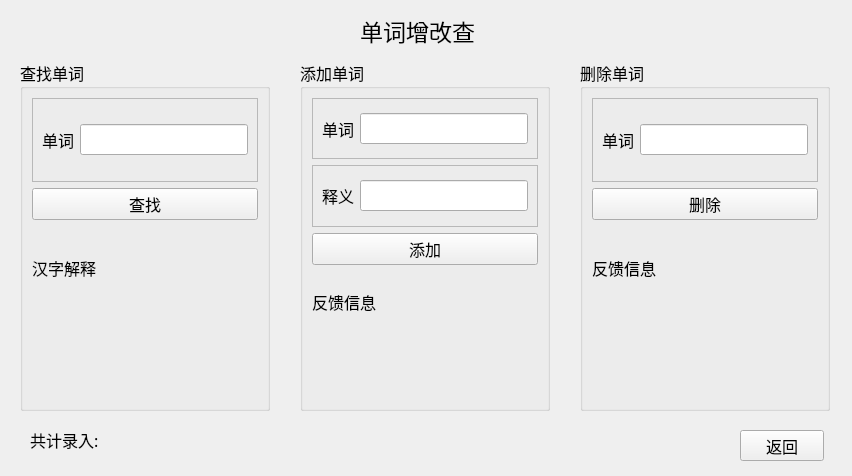
<?xml version="1.0" encoding="UTF-8"?>
<ui version="4.0">
 <class>Form3</class>
 <widget class="QWidget" name="Form3">
  <property name="geometry">
   <rect>
    <x>0</x>
    <y>0</y>
    <width>852</width>
    <height>476</height>
   </rect>
  </property>
  <property name="font">
   <font>
    <family>微软雅黑</family>
    <pointsize>12</pointsize>
   </font>
  </property>
  <property name="windowTitle">
   <string>Form</string>
  </property>
  <widget class="QPushButton" name="pushButton_4">
   <property name="geometry">
    <rect>
     <x>740</x>
     <y>430</y>
     <width>84</width>
     <height>31</height>
    </rect>
   </property>
   <property name="text">
    <string>返回</string>
   </property>
  </widget>
  <widget class="QLabel" name="label_11">
   <property name="geometry">
    <rect>
     <x>30</x>
     <y>430</y>
     <width>91</width>
     <height>20</height>
    </rect>
   </property>
   <property name="text">
    <string>共计录入:</string>
   </property>
  </widget>
  <widget class="QGroupBox" name="groupBox">
   <property name="geometry">
    <rect>
     <x>20</x>
     <y>60</y>
     <width>250</width>
     <height>351</height>
    </rect>
   </property>
   <property name="title">
    <string>查找单词</string>
   </property>
   <layout class="QVBoxLayout" name="verticalLayout">
    <item>
     <widget class="QFrame" name="frame">
      <property name="frameShape">
       <enum>QFrame::StyledPanel</enum>
      </property>
      <property name="frameShadow">
       <enum>QFrame::Raised</enum>
      </property>
      <layout class="QHBoxLayout" name="horizontalLayout">
       <item>
        <widget class="QLabel" name="label_7">
         <property name="text">
          <string>单词</string>
         </property>
        </widget>
       </item>
       <item>
        <widget class="QLineEdit" name="lineEdit"/>
       </item>
      </layout>
     </widget>
    </item>
    <item>
     <widget class="QPushButton" name="pushButton">
      <property name="text">
       <string>查找</string>
      </property>
     </widget>
    </item>
    <item>
     <widget class="QLabel" name="label_2">
      <property name="text">
       <string>汉字解释</string>
      </property>
     </widget>
    </item>
    <item>
     <widget class="QLabel" name="label_3">
      <property name="text">
       <string/>
      </property>
     </widget>
    </item>
   </layout>
  </widget>
  <widget class="QGroupBox" name="groupBox_3">
   <property name="geometry">
    <rect>
     <x>580</x>
     <y>60</y>
     <width>250</width>
     <height>351</height>
    </rect>
   </property>
   <property name="title">
    <string>删除单词</string>
   </property>
   <layout class="QVBoxLayout" name="verticalLayout_3">
    <item>
     <widget class="QFrame" name="frame_4">
      <property name="frameShape">
       <enum>QFrame::StyledPanel</enum>
      </property>
      <property name="frameShadow">
       <enum>QFrame::Raised</enum>
      </property>
      <layout class="QHBoxLayout" name="horizontalLayout_4">
       <item>
        <widget class="QLabel" name="label_10">
         <property name="text">
          <string>单词</string>
         </property>
        </widget>
       </item>
       <item>
        <widget class="QLineEdit" name="lineEdit_3"/>
       </item>
      </layout>
     </widget>
    </item>
    <item>
     <widget class="QPushButton" name="pushButton_3">
      <property name="text">
       <string>删除</string>
      </property>
     </widget>
    </item>
    <item>
     <widget class="QLabel" name="label_5">
      <property name="text">
       <string>反馈信息</string>
      </property>
     </widget>
    </item>
    <item>
     <widget class="QLabel" name="label_6">
      <property name="text">
       <string/>
      </property>
     </widget>
    </item>
   </layout>
  </widget>
  <widget class="QLabel" name="label_12">
   <property name="geometry">
    <rect>
     <x>130</x>
     <y>430</y>
     <width>68</width>
     <height>15</height>
    </rect>
   </property>
   <property name="text">
    <string/>
   </property>
  </widget>
  <widget class="QGroupBox" name="groupBox_2">
   <property name="geometry">
    <rect>
     <x>300</x>
     <y>60</y>
     <width>250</width>
     <height>351</height>
    </rect>
   </property>
   <property name="title">
    <string>添加单词</string>
   </property>
   <layout class="QVBoxLayout" name="verticalLayout_2">
    <item>
     <widget class="QFrame" name="frame_2">
      <property name="frameShape">
       <enum>QFrame::StyledPanel</enum>
      </property>
      <property name="frameShadow">
       <enum>QFrame::Raised</enum>
      </property>
      <layout class="QHBoxLayout" name="horizontalLayout_2">
       <item>
        <widget class="QLabel" name="label_8">
         <property name="text">
          <string>单词</string>
         </property>
        </widget>
       </item>
       <item>
        <widget class="QLineEdit" name="lineEdit_2"/>
       </item>
      </layout>
     </widget>
    </item>
    <item>
     <widget class="QFrame" name="frame_3">
      <property name="frameShape">
       <enum>QFrame::StyledPanel</enum>
      </property>
      <property name="frameShadow">
       <enum>QFrame::Raised</enum>
      </property>
      <layout class="QHBoxLayout" name="horizontalLayout_3">
       <item>
        <widget class="QLabel" name="label_9">
         <property name="text">
          <string>释义</string>
         </property>
        </widget>
       </item>
       <item>
        <widget class="QLineEdit" name="lineEdit_4"/>
       </item>
      </layout>
     </widget>
    </item>
    <item>
     <widget class="QPushButton" name="pushButton_2">
      <property name="text">
       <string>添加</string>
      </property>
     </widget>
    </item>
    <item>
     <widget class="QLabel" name="label">
      <property name="text">
       <string>反馈信息</string>
      </property>
     </widget>
    </item>
    <item>
     <widget class="QLabel" name="label_4">
      <property name="text">
       <string/>
      </property>
     </widget>
    </item>
   </layout>
  </widget>
  <widget class="QLabel" name="label_13">
   <property name="geometry">
    <rect>
     <x>360</x>
     <y>10</y>
     <width>171</width>
     <height>41</height>
    </rect>
   </property>
   <property name="font">
    <font>
     <family>微软雅黑</family>
     <pointsize>17</pointsize>
    </font>
   </property>
   <property name="text">
    <string>单词增改查</string>
   </property>
  </widget>
 </widget>
 <resources/>
 <connections/>
</ui>
